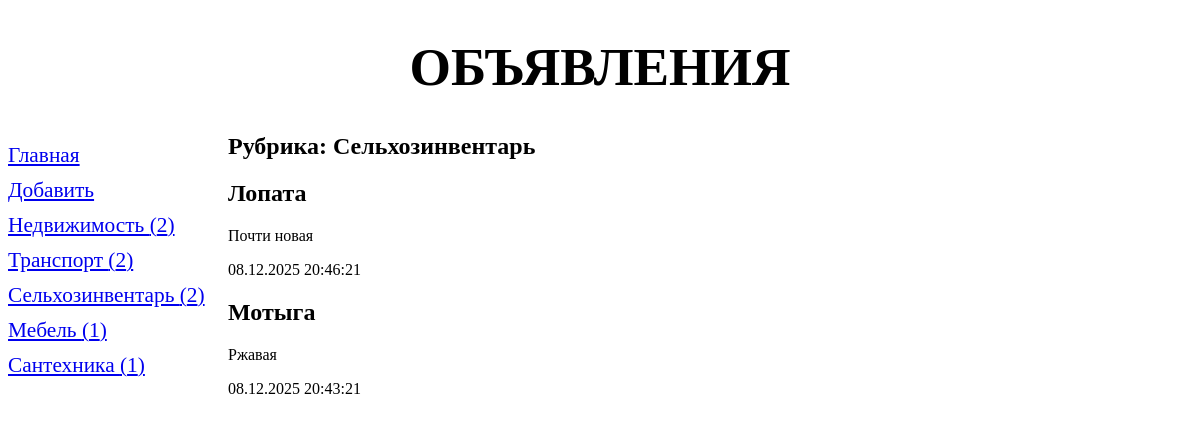
Page /4/ on the committed database.
### bboard/models.py (models this page shows, shortened)
class Rubric(models.Model):
    name = models.CharField(
        max_length=20,
        db_index=True,
        verbose_name='Название',
    )
    class Meta:
        verbose_name = 'Рубрика'
        verbose_name_plural = 'Рубрики'
        ordering = ('name',)

class Bb(models.Model):
    KINDS = (
        ('Купля-продажа', (
            ('b', 'Куплю'),
            ('s', 'Продам'),
        )),
        ('Обмен', (
            ('c', 'Обменяю'),
        )),
    )
    kind = models.CharField(
        max_length=1,
        choices=KINDS,
        default='s',
        verbose_name='Тип объявления',
    )
    title = models.CharField(
        max_length=50,
        verbose_name='Товар',
        validators=[
            validators.RegexValidator(regex='^.{4,}$'),
        ],
        error_messages={'invalid': 'Введите не менее 4 символов'}
    )
    content = models.TextField(
        null=True,
        blank=True,
        verbose_name='Описание',
    )
    price = models.DecimalField(
        max_digits=13,
        decimal_places=2,
        null=True,
        blank=True,
        verbose_name='Цена',
        validators=[validate_even],
    )
    published = models.DateTimeField(
        auto_now_add=True,
        db_index=True,
        verbose_name='Опубликовано',
    )
    rubric = models.ForeignKey(
        'Rubric',
        null=True,
        on_delete=models.PROTECT,
        verbose_name='Рубрика',
    )
    def title_and_price(self):
        if self.price:
            return f'{self.title} ({self.price})'
        else:
            return self.title
    title_and_price.short_description = 'Название и цена'
    class Meta:
        verbose_name = 'Объявление'
        verbose_name_plural = 'Объявления'
        ordering = ['-published']

### bboard/views.py (the view)
# urls.py: path('<int:rubric_id>/', by_rubric, name='by_rubric'),
def by_rubric(request, rubric_id):
    bbs = Bb.objects.filter(rubric=rubric_id)
    rubrics = Rubric.objects.annotate(cnt=Count('bb')).filter(cnt__gt=0)
    current_rubric = Rubric.objects.get(pk=rubric_id)
    context = {'bbs': bbs, 'rubrics': rubrics, 'current_rubric':current_rubric}
    return render(request, 'by_rubric.html', context)

### templates/by_rubric.html (shortened to what this page needs)
{% extends "layout/basic.html" %}
{% block content %}
    <h2>Рубрика: {{ current_rubric.name }}</h2>
    {% for bb in bbs %}
    <div>
        <h2>{{ bb.title }}</h2>
        <p>{{ bb.content }}</p>
        <p>{{ bb.published|date:"d.m.Y H:i:s" }}</p>
    </div>
    {% endfor %}
{% endblock %}

### templates/layout/basic.html (shortened to what this page needs)
{% load static %}
<!DOCTYPE html>
<html lang="ru">
<head>
    <link rel="stylesheet" href="{% static 'style.css' %}">
</head>
<body>
    <header>
        <h1>Объявления</h1>
    </header>
    <nav>
        <a href="{% url 'index' %}">Главная</a>
        <a href="{% url 'add' %}">Добавить</a>
        {% for rubric in rubrics %}
            <a href="{% url 'by_rubric' rubric.pk %}">{{ rubric.name }} ({{ rubric.cnt }})</a>
        {% endfor %}
    </nav>
    <section>
        {% block content %}
        {% endblock %}
    </section>
</body>
</html>

### static/style.css (style rules this page uses)
header h1 { font-size: 40pt; text-transform: uppercase; text-align: center; background: url("bg.jpg") left / auto 100% no-repeat; }
nav { font-size: 16pt; width: 200px; float: left; }
nav a { display: block; margin: 10px 0; }
section { margin-left: 220px; }

### rows in the picture
Rubric: name "Недвижимость", cnt "2"
Rubric: name "Транспорт", cnt "2"
Rubric: name "Сельхозинвентарь", cnt "2"
Rubric: name "Мебель", cnt "1"
Rubric: name "Сантехника", cnt "1"
Bb: title "Лопата", content "Почти новая", published "08.12.2025 20:46:21"
Bb: title "Мотыга", content "Ржавая", published "08.12.2025 20:43:21"
